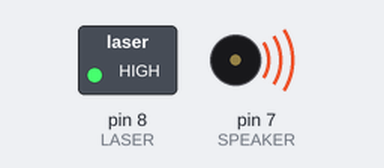
Bench run of a sketch on a simulated Arduino Uno, built with avr-gcc and run on an emulated ATmega328P. Shown: switched loads named in the sketch (green lamp = pin HIGH), buzzer (waves = sounding). Pins used as bus, display or sensor lines are not drawn.

Above: at 0.1 s.
Timing chart, 0 to 15.0 s (numbered marks = the images above):
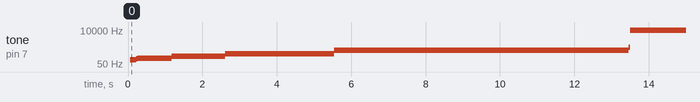

Measured:
- by itself, tone on pin 7 (SPEAKER): plays 99 Hz for 0.16 s, 110 Hz for 0.04 s, 123 Hz for 0.92 s, 164 Hz for 1.4 s, 244 Hz for 2.9 s, 437 Hz for 7.9 s … (8 notes in this stretch)

The sketch:

LASER.ino
```cpp
#define LASER 8
#define SPEAKER 7
float hz = 20;
float t = 200.0;
int n = 0;
boolean mode = 0;
float maxVol = 100.0;

void setup() {
  // put your setup code here, to run once:
  pinMode(LASER, OUTPUT);
  pinMode(SPEAKER, OUTPUT);

  digitalWrite(LASER, HIGH);
  digitalWrite(SPEAKER, HIGH);
}

void loop() {
  for (int i = 0; i < hz; i++)
  {
    digitalWrite(SPEAKER, HIGH);
    delay(t/(2.0*(float)hz));
    digitalWrite(SPEAKER, LOW);
    delay(t/(2.0*(float)hz));
  }
  hz += 1;
}
```
